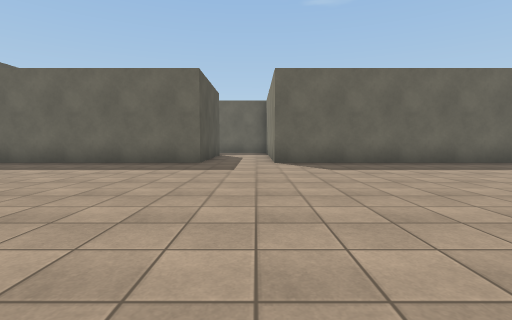
[1] (above)

24 first-person views from a walk through a scene from a Unity 3-D project. The camera is 1.2 m above the floor, tilts 4° down and sees 85° across. The floor is counted in squares, 2 m on a side. Each view is taken from the middle of a square. On the plan, view 1 faces up. The plan holds only what a view shows up to about 9 squares ahead; the rest is blank. Surface patterns are stand-ins for the level's own textures.

[2]
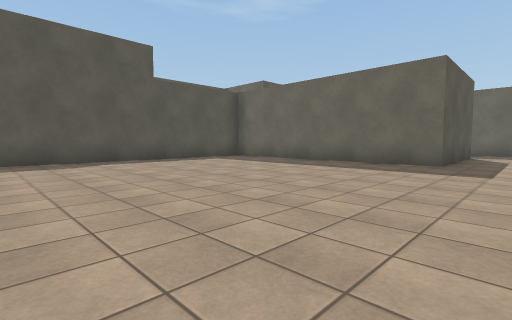

[3]
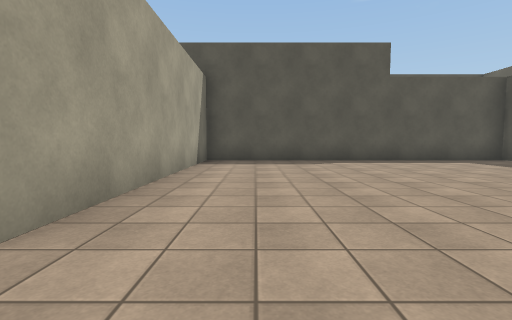

[4]
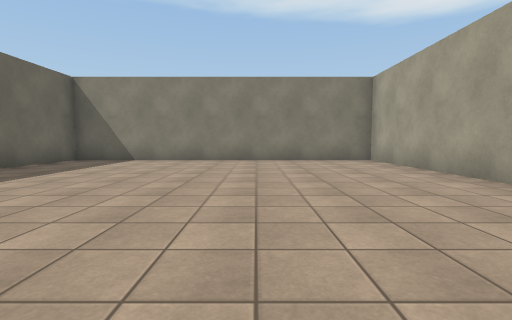

[5]
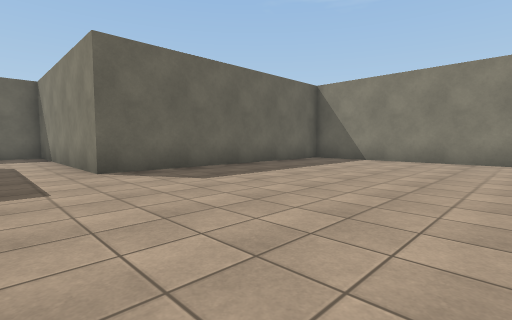

[6]
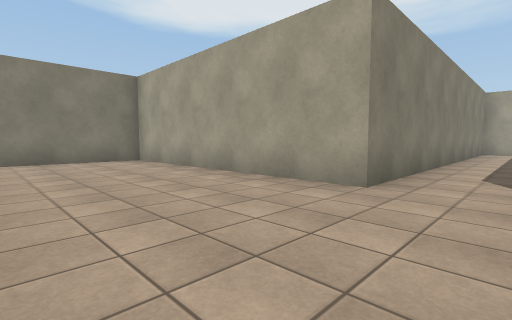

[7]
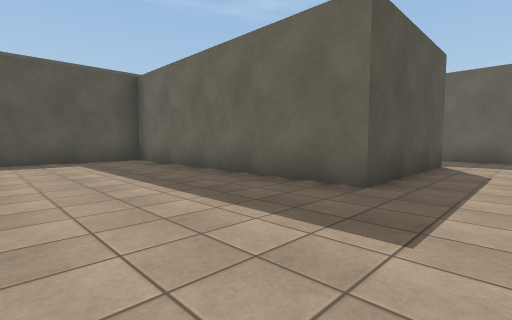

[8]
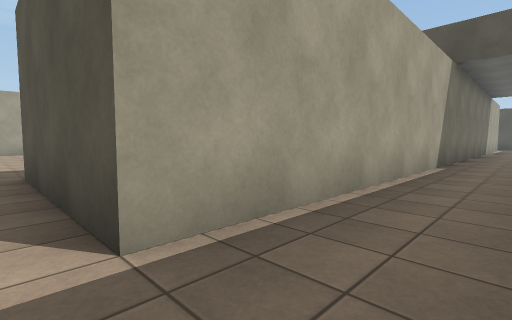

[9]
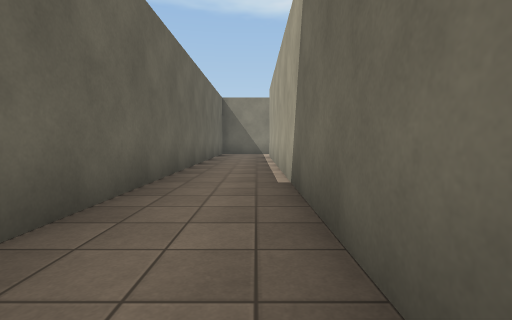

[10]
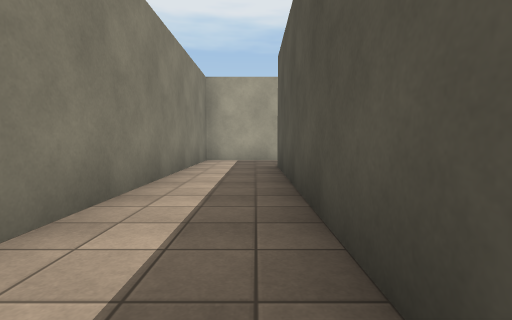

[11]
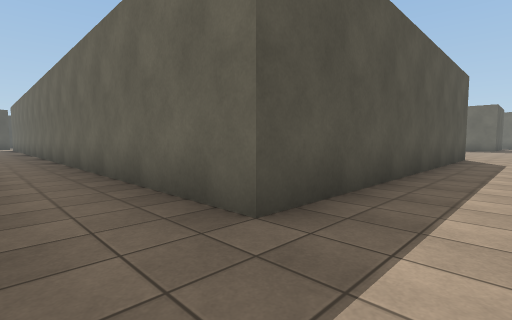

[12]
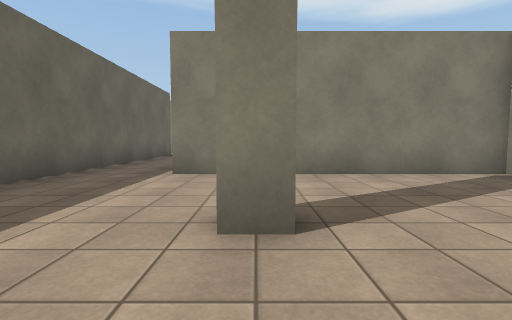

[13]
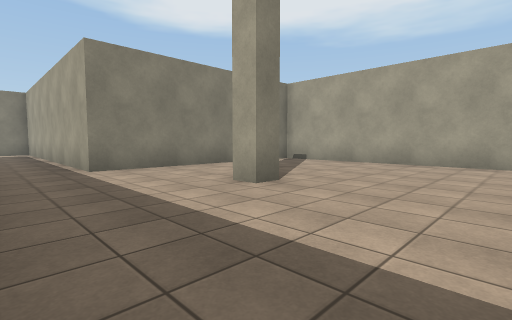

[14]
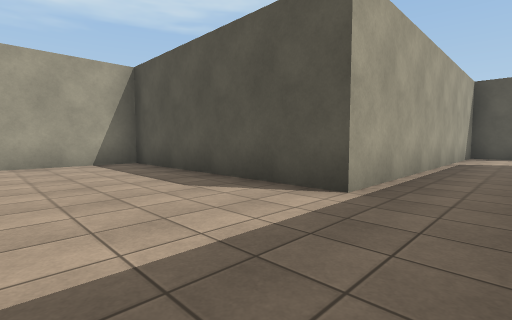

[15]
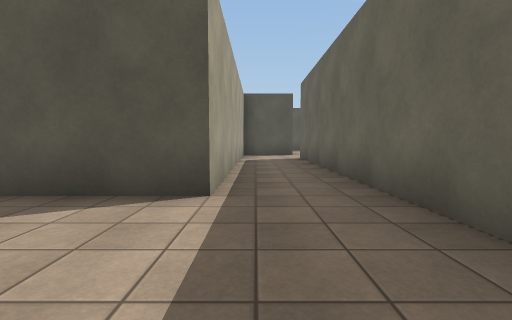

[16]
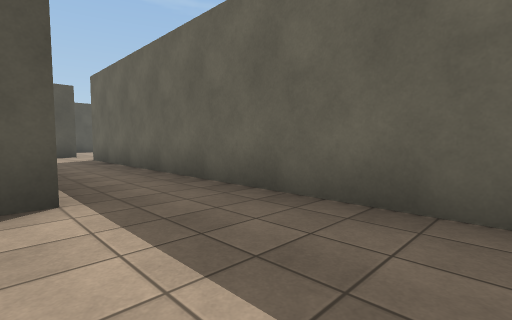

[17]
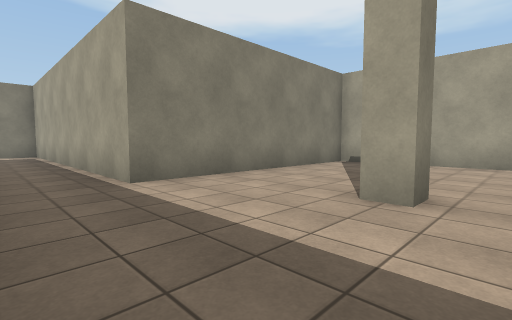

[18]
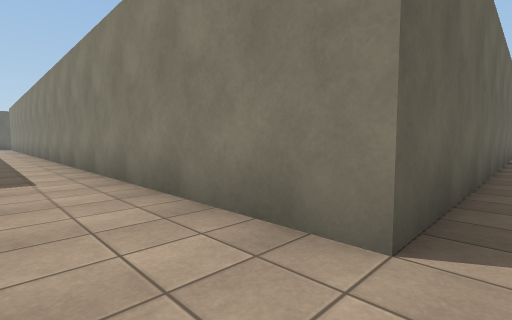

[19]
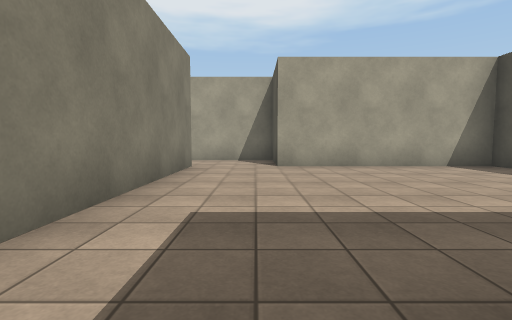

[20]
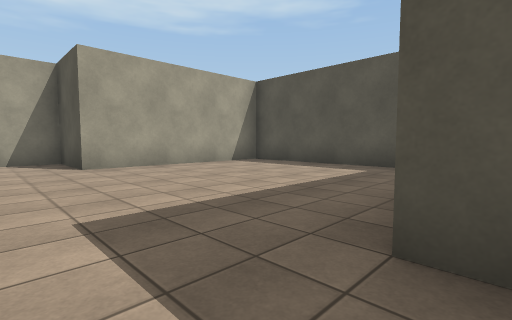

[21]
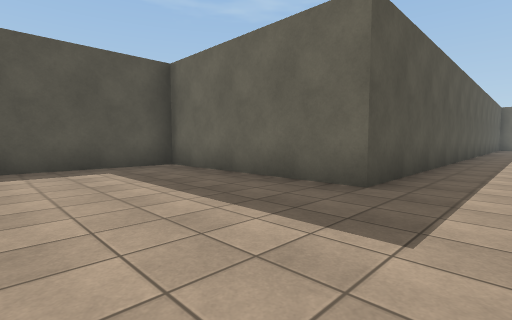

[22]
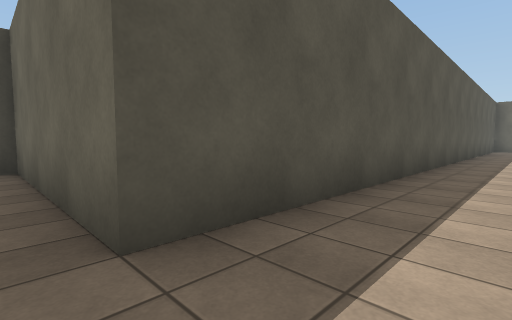

[23]
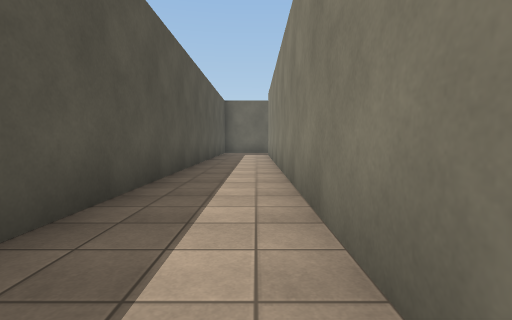

[24]
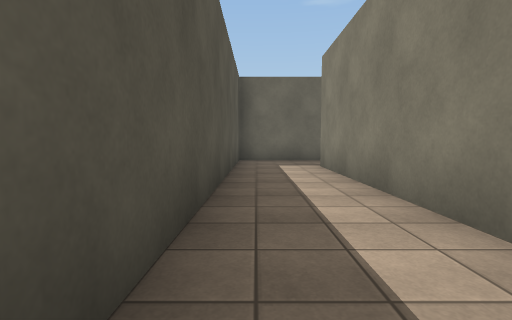

### Floor plan
Ten units are one square. View 1 is at (0, 0); x grows to the right and y downward. Boxes are objects, and circles mark ways between rooms. Rooms are numbered by the first view taken in them; rooms with no view inside come last. Other rooms are left out.
<svg viewBox="-290 -140 370 330">
<path fill="none" stroke="#000" d="M5 15 75 15 75 -75 5 -75 5 -135 -105 -135M-122 -115 -15 -115 -15 -75 -85 -75 -85 15 -15 15M-113 144 -113 138 -108 138M-15 15 -15 105 -215 105 -215 95M-235 105 -235 125 -150 125 -150 185 -80 185 -80 125 5 125 5 15M-215 95 -215 -115M-210 -135 -235 -135 -235 45 -285 45 -285 105 -235 105"/>
<circle cx="-5" cy="20" r="3" fill="#2a7"/>
<circle cx="-220" cy="-125" r="3" fill="#2a7"/>
<circle cx="-225" cy="105" r="3" fill="#2a7"/>
<text x="-30" y="-50">1</text>
<text x="-100" y="120">2</text>
<text x="-230" y="20">3</text>
</svg>
Room 1 opens to room 2. Room 1 opens to room 3. Room 2 opens to room 3.

Where each view was taken, in squares from view 1:
view 1: 0 up, 0 right, facing up
view 2: 0 up, 0 right, facing up-left
view 3: 0 up, 0 right, facing left
view 4: 2 up, 1 left, facing right
view 5: 2 up, 1 left, facing up-right
view 6: 2 up, 1 left, facing down-right
view 7: 4 up, 0 right, facing up-left
view 8: 13 up, 1 left, facing down-left
view 9: 12 up, 12 left, facing right
view 10: 4 down, 1 left, facing down
view 11: 12 down, 0 right, facing up-left
view 12: 14 down, 13 left, facing right
view 13: 11 down, 14 left, facing down-right
view 14: 11 down, 12 left, facing down-left
view 15: 12 down, 12 left, facing left
view 16: 13 down, 12 left, facing up-left
view 17: 11 down, 12 left, facing down-right
view 18: 11 down, 23 left, facing up-right
view 19: 4 down, 23 left, facing down
view 20: 4 down, 22 left, facing down-left
view 21: 8 down, 22 left, facing up-left
view 22: 5 down, 22 left, facing up-left
view 23: 0 up, 22 left, facing up
view 24: 5 up, 23 left, facing up
